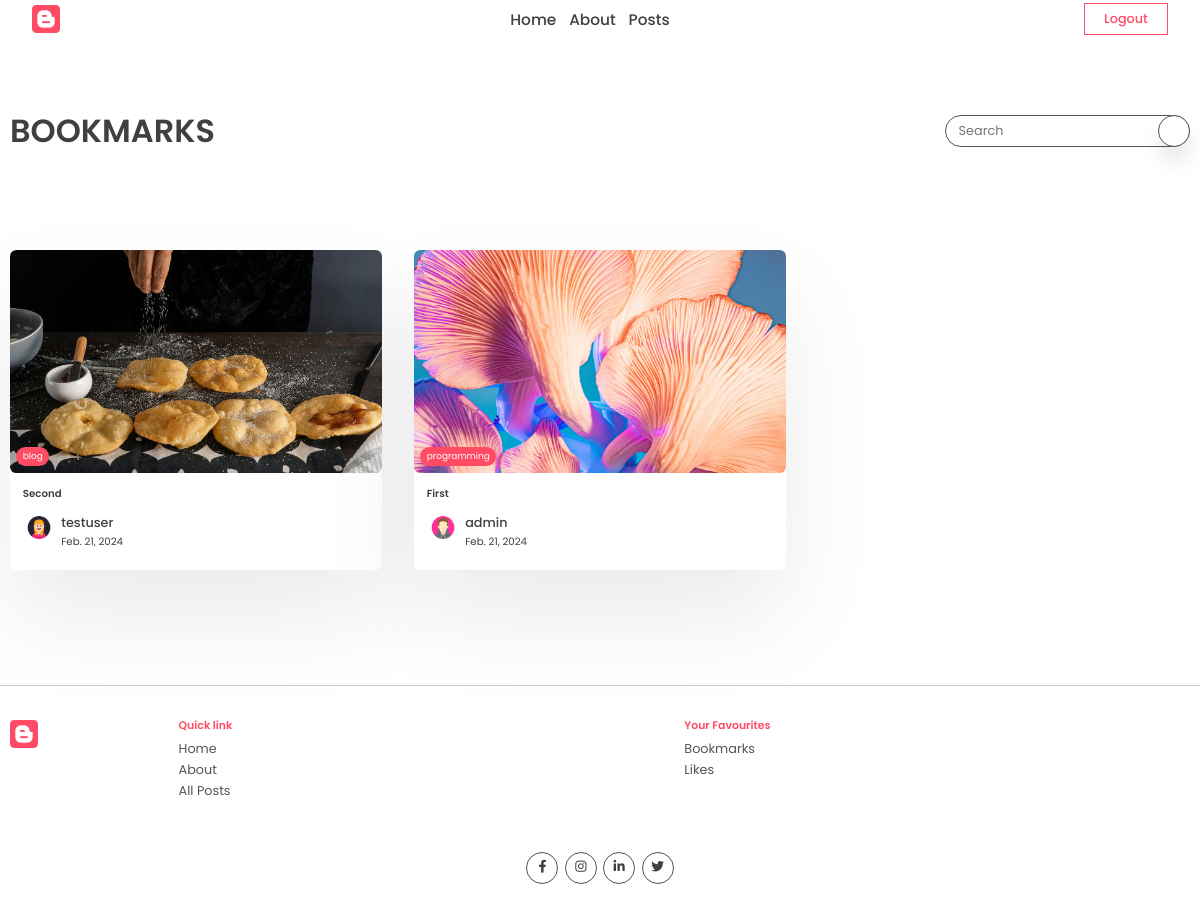
Screenshot of /all_bookmarked_posts (signed in) with the database file from the repository.
### app/models.py (models this page shows, shortened)
class Post(models.Model):
    title = models.CharField(max_length=200)
    content = models.TextField()
    last_update = models.DateTimeField(auto_now=True)
    slug = models.SlugField(max_length=200, unique=True)
    image = models.ImageField(null=True, blank=True, upload_to="images/", default='default/default_image.jpg')
    tags = models.ManyToManyField(Tag, blank=True, related_name='post')
    view_count = models.IntegerField(null=True, blank=True)
    is_featured = models.BooleanField(default=False)
    author = models.ForeignKey(User, on_delete=models.CASCADE, null=True, blank=True)
    bookmarks = models.ManyToManyField(User, related_name="bookmarks", default=None, blank=True)
    likes = models.ManyToManyField(User, related_name="likes", default=None, blank=True)

class Tag(models.Model):
    name = models.CharField(max_length=100)
    description = models.CharField(max_length=100)
    slug = models.SlugField(max_length=200, unique=True)

class Profile(models.Model):
    user = models.OneToOneField(User, on_delete=models.CASCADE)
    profile_image = models.ImageField(null=True, blank=True, upload_to="images/")
    slug = models.SlugField(max_length=200, unique=True)
    bio = models.CharField(max_length=200)

### app/views.py (the view)
# urls.py: path('all_bookmarked_posts', views.all_bookmarked_posts, name='all_bookmarked_posts'),
def all_bookmarked_posts(request):
    search_query=''
    if request.GET:
        search_query = request.GET.get('q')
    all_bookmarked_posts = Post.objects.filter(bookmarks=request.user).filter(title__contains=search_query)
    subscribe_form = SubscribeForm()
    subscribe_message=subscribe_logic(request)
    title = "Bookmarks"
    context={
        'posts':all_bookmarked_posts,
        'search_query':search_query,
        'subscribe_form':subscribe_form,
        'subscribe_message':subscribe_message,
        'title':title,
    }
    return render(request, 'app/all_posts.html', context)

### app/forms.py (shortened to what this page needs)
class SubscribeForm(forms.ModelForm):
    class Meta:
        model =  Subscribe
        fields = '__all__'
        labels = {'email':_('')}
    def __init__(self, *args, **kwargs):
        super().__init__(*args, **kwargs)
        self.fields['email'].widget.attrs['placeholder'] = "Enter your email"

### app/views.py (called while the page is built, shortened)
def subscribe_logic(request):
    subscribe_message = None
    if 'subscribed' in request.session:
        subscribe_message = "You're Already Subscribed"
    return subscribe_message

### app/templates/app/all_posts.html (shortened to what this page needs)
{% extends 'base.html' %}
{% block content %}
<section class="sp">
  <div class="container">
    <div class="page-top">
      <div class="top flex">
        <div class="page-name">
          {% if not title %}
              <h1 >All Blogs</h1>
          {% else %}
              <h1>{{title}}</h1>
          {% endif %}
        </div>
        <form class="search-bar s-active" method="get">
          <input type="text" placeholder="Search" name="q" value="{{search_query}}"/>
          <button type="submit" class="animated-search">
          </button>
        </form>
      </div>
    </div>
  </div>
</section>
<section class="sp">
  <div class="container">
    <div class="grid-3">
      {% if not posts %}
        <p>No posts!</p>
      {% else %}
        {% for post in posts %}
          <a href="{% url 'post_page' post.slug %}">
            <div class="card">
                <div class="post-img">
                  <img src="{{post.image.url}}" alt="" />
                  <div class="tag">{{post.tags.all.0.name}}</div>
                </div>
                <div class="card-content">
                  <h3>
                      {{post.title}}
                  </h3>
                  <div class="author">
                      <div class="profile-pic">
                        <img src="{{post.author.profile.profile_image.url}}" alt="" />
                      </div>
                      <div class="details">
                        <p>{{post.author.username}}</p>
                        <small>{{post.last_update|date}}</small>
                      </div>
                  </div>
                </div>
            </div>
          </a>
        {% endfor %}
      {% endif %}
    </div>
  </div>
</section>
{% endblock content %}

### app/static/app/style.css (style rules this page uses)
* { margin: 0; padding: 0; box-sizing: border-box; text-decoration: none; border: none; outline: none; list-style: none; font-family: "Poppins", sans-serif; color: var(--black); }
:root { --red: #ff4b64; --black: #404040; --des: #555555; --shadow: #ffffff1a 0px 1px 1px 0px inset, #32325d40 0px 50px 100px -20px, #0000004d 0px 30px 60px -30px; --shadow2: rgba(17, 12, 46, 0.084) 0px 48px 100px 0px; }
html { font-size: 40%; }
body { min-width: 400px; min-height:600px; }
[class*="grid"] { display: grid; }
img { width: 100%; }
.container { max-width: 1220px; margin: auto; padding: 0 10px; }
p, a { font-size: 2rem; color: var(--des); }
input, textarea { font-size: 2rem; color: var(--black); }
.search-bar, .animated-search { width: 5rem; aspect-ratio: 1/1; border: 1px solid var(--des); border-radius: 50%; display: flex; align-items: center; justify-content: center; background: white; box-shadow: 0 15px 20px #00000018; cursor: pointer; margin-top: 2rem; z-index: 2; }
.search-bar input { display: none; }
.search-bar { box-shadow: unset; border: none; }
.search-bar .animated-search { margin-top: 0; }
.s-active { width: fit-content; border-radius: 5rem; height: 5rem; aspect-ratio: unset; position: relative; padding: 0 6rem; padding-left: 2rem; border: 1px solid var(--des); }
.s-active input { width: 30rem; font-style: 1.6rem; height: calc(100% - 2px); display: block; }
.s-active .animated-search { position: absolute !important; top: 50%; transform: translateY(-50%); right: -1px; }
.sp { padding: 8rem 0; }
.post-img { height: 40rem; width: 100%; overflow: hidden; border-radius: 1rem; }
.post-img img { height: 100%; object-fit: cover; object-position: center; }
.grid-3 { grid-template-columns: repeat(3, 1fr); gap: 5rem; }
.card { background: white; box-shadow: var(--shadow2); border-radius: 1rem; cursor: pointer; transition: 0.3s; }
.post-img { position: relative; }
.tag { position: absolute; bottom: 1rem; left: 1rem; background: var(--red); color: white; border-radius: 5rem; padding: 0.5rem 1rem; font-size: 1.4rem; }
.card-content { padding: 2rem; padding-bottom: 3rem; }
.card h3 { font-size: 1.6rem; font-weight: 600; }
.card .post-img { width: 100%; height: unset; aspect-ratio: 1/0.6; }
.author { display: flex; align-items: center; gap: 1rem; margin-top: 2rem; }
.profile-pic { width: 5rem; aspect-ratio: 1/1; border-radius: 50%; overflow: hidden; }
.author p { color: var(--black); font-weight: 500; font-size: 2rem; }
.author small { color: var(--black); font-size: 1.6rem; }
.page-name h1 { font-size: 5rem; text-transform: uppercase; font-weight: 600; line-height: 5rem; }
.flex { display: flex; align-items: flex-end; justify-content: space-between; }
.flex .search-bar { margin-top: 0; }

### rows the page displays
Post: image (picture), tags.all.0.name "blog", title "Second", author.profile.profile_image (picture), author.username "testuser", last_update "Feb. 21, 2024"
Post: image (picture), tags.all.0.name "programming", title "First", author.profile.profile_image (picture), author.username "admin", last_update "Feb. 21, 2024"

### other values shown
{{ title }} "BOOKMARKS"
